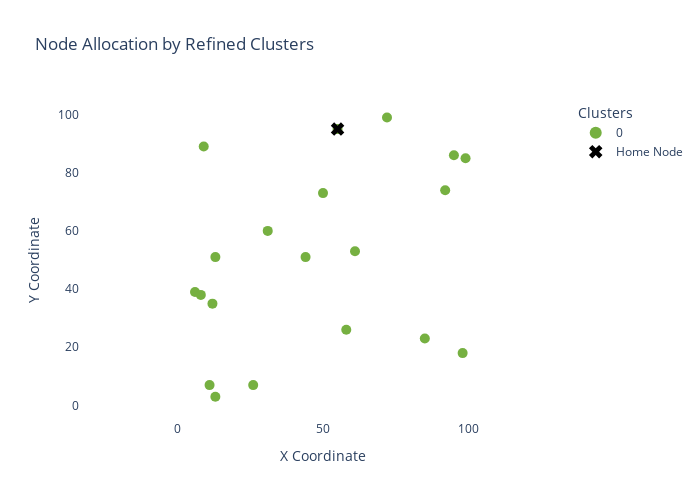

Source (notebook cell):
### Markdown cell above
- print more info (opening hours, fixed appointments, priority, decisions [removing a node, replacing a node to another day, priority, etc])
- use data to fine tune hyperparameters

evtl:
- Store state and if it was possible to find routes for all solutions iteratively add nodes based on node priority and distance to root node (those further away should be included more likely)
- Test Discrete Priority (must be visited this week; must be visited next week; ...)
- Compare routes with and without overnight stays / large clusters

### Code cell
plot_refined_clusters(refined_clusters, nodes_df, home_node_id=0)

### Figure 1 — Plotly figure (JSON) as saved in the notebook; plotly's stock layout.template omitted (floating-point values rounded to 4 significant figures)
{"data": [{"hoverinfo": "text", "hovertext": ["Node: 0<br>Days: [1, 2, 5, 6, 7]<br>Priority: 0.83 <br>Angle to home: 0.0 <br>Distance to home: 0.0", "Node: 1<br>Days: [1, 2, 4, 5, 6]<br>Priority: 0.33 <br>Angle to home: 226.33221985386965 <br>Distance to home: 60.83", "Node: 2<br>Days: [1, 2, 4, 6, 7]<br>Priority: 0.73 <br>Angle to home: 347.19573393471325 <br>Distance to home: 45.12", "Node: 3<br>Days: [2, 3, 4, 5, 7]<br>Priority: 0.79 <br>Angle to home: 228.81407483429035 <br>Distance to home: 74.41", "Node: 4<br>Days: [1, 3, 4, 6, 7]<br>Priority: 0.80 <br>Angle to home: 347.31961650818016 <br>Distance to home: 41.0", "Node: 5<br>Days: [2, 3, 4, 5, 7]<br>Priority: 1.00 <br>Angle to home: 187.43140797117252 <br>Distance to home: 46.39", "Node: 6<br>Days: [1, 3, 4, 5, 6]<br>Priority: 0.22 <br>Angle to home: 234.3720927085791 <br>Distance to home: 73.82", "Node: 7<br>Days: [1, 4, 5, 6, 7]<br>Priority: 0.15 <br>Angle to home: 292.61986494804046 <br>Distance to home: 78.0", "Node: 8<br>Days: [3, 4, 5, 6, 7]<br>Priority: 0.35 <br>Angle to home: 299.18080605249986 <br>Distance to home: 88.19", "Node: 9<br>Days: [2, 3, 4, 6, 7]<br>Priority: 0.15 <br>Angle to home: 272.4895529219991 <br>Distance to home: 69.07", "Node: 10<br>Days: [1, 2, 4, 5, 7]<br>Priority: 0.32 <br>Angle to home: 251.76059915334883 <br>Distance to home: 92.66", "Node: 11<br>Days: [1, 2, 3, 5, 6]<br>Priority: 0.08 <br>Angle to home: 245.4622715234222 <br>Distance to home: 101.13", "Node: 12<br>Days: [2, 3, 5, 6, 7]<br>Priority: 0.07 <br>Angle to home: 255.96375653207352 <br>Distance to home: 45.35", "Node: 13<br>Days: [2, 3, 4, 5, 7]<br>Priority: 0.67 <br>Angle to home: 330.4221613187387 <br>Distance to home: 42.54", "Node: 14<br>Days: [1, 2, 3, 6, 7]<br>Priority: 0.38 <br>Angle to home: 230.49232455712743 <br>Distance to home: 73.88", "Node: 15<br>Days: [1, 2, 3, 4, 5]<br>Priority: 0.36 <br>Angle to home: 243.43494882292202 <br>Distance to home: 98.39", "Node: 16<br>Days: [1, 3, 4, 5, 6]<br>Priority: 0.78 <br>Angle to home: 13.240519915187205 <br>Distance to home: 17.46", "Node: 17<br>Days: [1, 2, 3, 5, 6]<br>Priority: 0.41 <br>Angle to home: 278.13010235415595 <br>Distance to home: 42.43", "Node: 18<br>Days: [2, 3, 5, 6, 7]<br>Priority: 0.54 <br>Angle to home: 257.19573393471325 <br>Distance to home: 22.56", "Node: 19<br>Days: [2, 4, 5, 6, 7]<br>Priority: 0.74 <br>Angle to home: 235.56101069119637 <br>Distance to home: 42.44"], "marker": {"color": "#76B041", "size": 10}, "mode": "markers", "name": "0", "type": "scatter", "x": [55, 13, 99, 6, 95, 9, 12, 85, 98, 58, 26, 13, 44, 92, 8, 11, 72, 61, 50, 31], "y": [95, 51, 85, 39, 86, 89, 35, 23, 18, 26, 7, 3, 51, 74, 38, 7, 99, 53, 73, 60]}, {"hoverinfo": "text", "hovertext": "Home: Node 0", "marker": {"color": "black", "size": 12, "symbol": "x"}, "mode": "markers", "name": "Home Node", "type": "scatter", "x": [55], "y": [95]}], "layout": {"height": 500, "hovermode": "closest", "legend": {"itemsizing": "constant", "title": {"text": "Clusters"}}, "plot_bgcolor": "white", "title": {"text": "Node Allocation by Refined Clusters"}, "width": 700, "xaxis": {"range": [-5, 105], "title": {"text": "X Coordinate"}}, "yaxis": {"range": [-5, 105], "scaleanchor": "x", "scaleratio": 1, "title": {"text": "Y Coordinate"}}}}
